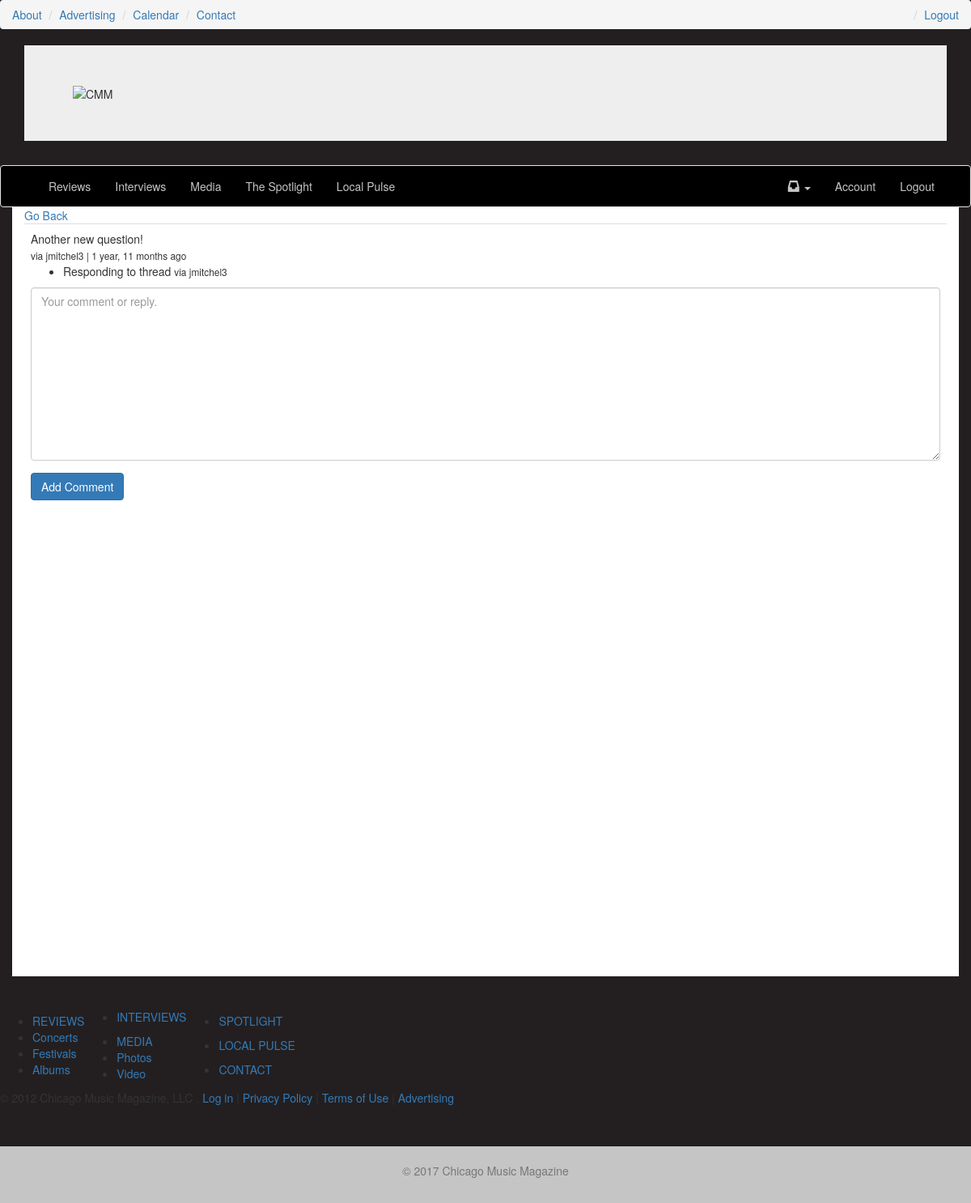
The page /comment/116 (signed in) on the database its author committed.
### comments/models.py (models this page shows, shortened)
class Comment(models.Model):
	user = models.ForeignKey(MyUser)
	parent = models.ForeignKey("self", null=True, blank=True)
	path = models.CharField(max_length=350)
	video = models.ForeignKey(Video, null=True, blank=True)
	text = models.TextField()
	updated = models.DateTimeField(auto_now=True, auto_now_add=False)
	timestamp = models.DateTimeField(auto_now=False, auto_now_add=True)
	active = models.BooleanField(default=True)
	objects = CommentManager()
	class Meta:
		ordering = ['-timestamp']
	@property
	def get_origin(self):
		return self.path
	@property
	def get_comment(self):
		return self.text
	@property
	def is_child(self):
		if self.parent is not None:
			return True
		else:
			return False
	def get_children(self):
		if self.is_child:
			return None
		else:
			return Comment.objects.filter(parent=self)

### accounts/models.py (models this page shows, shortened)
class MyUser(AbstractBaseUser):
	username = models.CharField(
	    max_length=255,
	    unique=True,
	)
	email = models.EmailField(
	    verbose_name='email address',
	    max_length=255,
	    unique=True,
	)
	first_name = models.CharField(
			max_length=120,
			null=True,
			blank=True,
			)
	last_name = models.CharField(
			max_length=120,
			null=True,
			blank=True,
			)
	is_member = models.BooleanField(default=False,
					verbose_name='Is Paid Member')
	is_active = models.BooleanField(default=True)
	is_admin = models.BooleanField(default=False)
	objects = MyUserManager()
	USERNAME_FIELD = 'username'
	REQUIRED_FIELDS = ['email']
	def get_full_name(self):
	    return "%s %s" %(self.first_name, self.last_name)
	def get_short_name(self):
	    return self.first_name
	def __unicode__(self):
	    return self.username
	def has_perm(self, perm, obj=None):
	    "Does the user have a specific permission?"
	    return True
	def has_module_perms(self, app_label):
	    "Does the user have permissions to view the app `app_label`?"
	    return True

### comments/views.py (the view)
# urls.py: url(r'^comment/(?P<id>\d+)$', 'comment_thread', name='comment_thread'),
@login_required
def comment_thread(request, id):
	comment = get_object_or_404(Comment, id=id)
	form = CommentForm()
	context = {
	"form": form,
	"comment": comment,
	}
	return render(request, "comments/comment_thread.html", context)

### comments/forms.py
class CommentForm(forms.Form):
	comment = forms.CharField(
		widget=forms.Textarea(attrs={"placeholder": "Your comment or reply."})
	)
	def __init__(self, data=None, files=None, **kwargs):
		super(CommentForm, self).__init__(data, files, kwargs)
		self.helper = FormHelper()
		self.helper.form_show_labels = False
		self.helper.add_input(Submit('submit', 'Add Comment', css_class='btn btn-primary',))

### comments/models.py (called while the page is built)
	def all(self):
		return super(CommentManager, self).filter(active=True).filter(parent=None)

### templates/comments/comment_thread.html (shortened to what this page needs)
{% extends "base.html" %}
{% load crispy_forms_tags %}
{% block content %}
<a href="{{ comment.get_origin }}">Go Back</a>
<table class='table'>
	<tr><td>{{ comment.get_comment }}
		<br/>
			<small>via {{ comment.user }} | {{ comment.timestamp|timesince }} ago </small>
			{% if not comment.is_child %}
				<ul>
					{% for child in comment.get_children %}
						<li>{{ child.get_comment }}
							<small>via {{ child.user }}</small>
						</li>
					{% endfor %}
				</ul>
				<div>
					<form method="POST" action='{% url "comment_create" %}'>{% csrf_token %}
							{% crispy form form.helper %}
					</form>
				</div>
					{% endif %}
	</td></tr>
</table>
{% endblock %}

### rows shown on the page
Comment: get_comment "Another new question!", user "jmitchel3", timestamp "1 year, 11 months"
Comment: get_comment "Responding to thread", user "jmitchel3"
